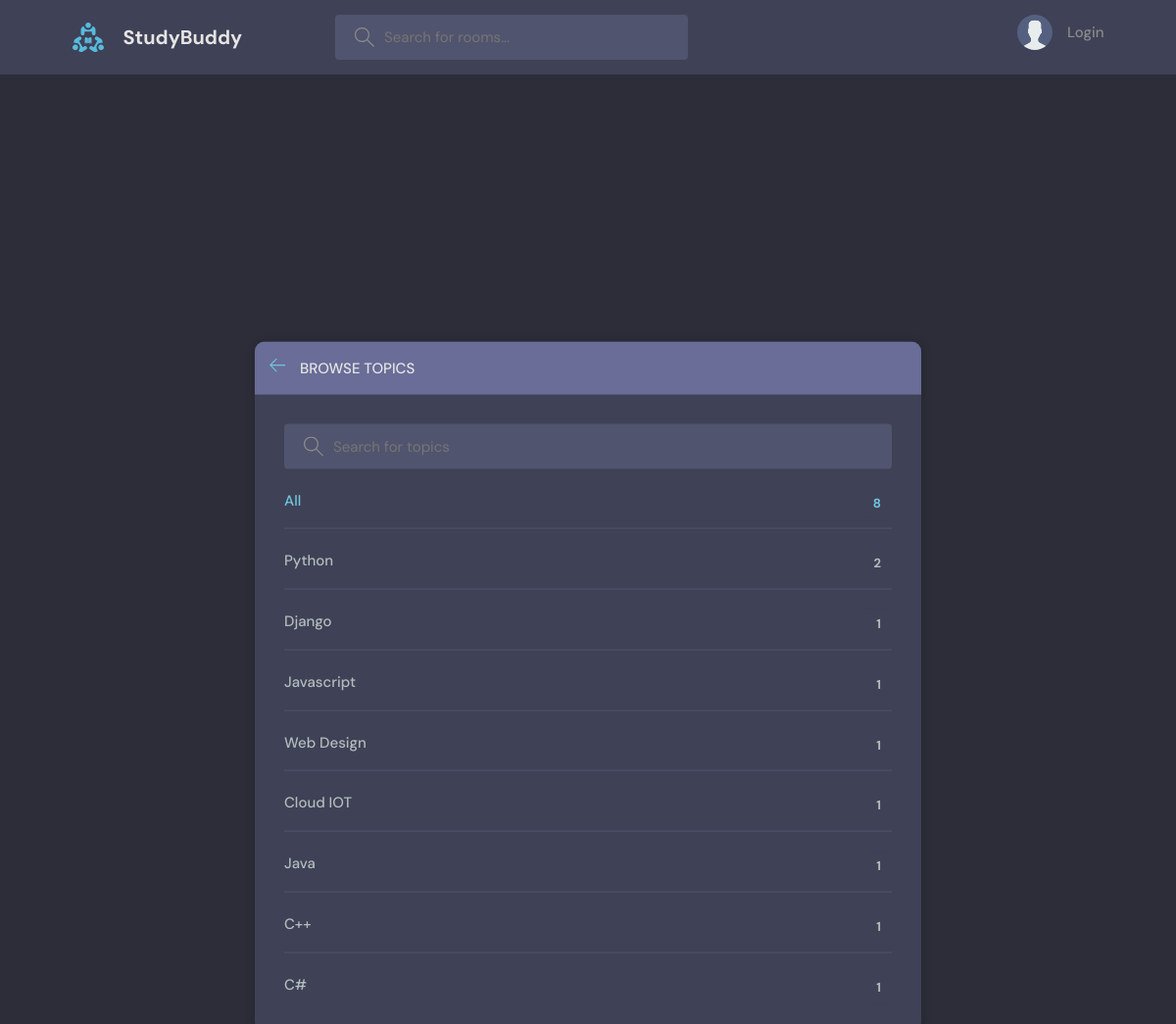
Page /topics/ on the committed database.
### base/models.py (models this page shows, shortened)
class Topic(models.Model):
    name = models.CharField(max_length=200)

### base/views.py (the view)
# urls.py: path('topics/', views.topicsPage, name="topics"),
def topicsPage(request):
    topics = Topic.objects.filter()
    context = {
        'topics': topics
    }
    return render(request, 'base/topics.html', context)

### base/templates/base/topics.html (shortened to what this page needs)
{% extends  'main.html' %}
{% block content %}
    <main class="create-room layout" style="height: 800px;">
      <div class="container">
        <div class="layout__box" style="margin: 150px 0 100px 0;">
          <div class="layout__boxHeader">
            <div class="layout__boxTitle">
              <a href="{% url 'home' %}">
                <svg version="1.1" xmlns="http://www.w3.org/2000/svg" width="32" height="32" viewBox="0 0 32 32">
                  <title>arrow-left</title>
                  <path
                    d="M13.723 2.286l-13.723 13.714 13.719 13.714 1.616-1.611-10.96-10.96h27.625v-2.286h-27.625l10.965-10.965-1.616-1.607z"
                  ></path>
                </svg>
              </a>
              <h3>Browse Topics</h3>
            </div>
          </div>
          <div class="topics-page layout__body">
            <form method="GET" action="" class="header__search">
              <label>
                <input placeholder="Search for topics" name="q"  />
              </label>
            </form>
            <ul class="topics__list">
              <li>
                <a href="{% url 'topics' %}" class="active">All <span>{{ topics.count }}</span></a>
              </li>
              {% for topic in topics %}
              <li>
                <a href="{% url 'home' %}?q={{topic.name}}">{{ topic.name }}<span>{{ topic.room_set.all.count }}</span></a>
              </li>
              {% endfor %}
            </ul>
          </div>
        </div>
      </div>
    </main>
{% endblock content %}

### static/styles/style.css (style rules this page uses)
:root { --color-main: #71c6dd; --color-main-light: #e1f6fb; --color-dark: #3f4156; --color-dark-medium: #51546e; --color-dark-light: #696d97; --color-light: #e5e5e5; --color-gray: #8b8b8b; --color-light-gray: #b2bdbd; --color-bg: #2d2d39; --color-success: #5dd693; --color-error: #fc4b0b; }
* { font-family: "DM Sans", -apple-system, BlinkMacSystemFont, "Segoe UI", Roboto, Oxygen, Ubuntu, Cantarell, "Open Sans", "Helvetica Neue", sans-serif; margin: 0; padding: 0; box-sizing: border-box; text-rendering: optimizeLegibility; font-size: inherit; }
html { font-size: 56.25%; }
@media only screen and (min-width: 1200px) { html { font-size: 62.5%; } }
body { line-height: 1.6; font-weight: 400; font-size: 1.5rem; color: var(--color-light-gray); background-color: var(--color-bg); min-height: 100vh; }
a { display: inline-block; color: var(--color-main); text-decoration: none; }
.container { max-width: 120rem; width: 90%; margin: auto; }
.header__search > label { background-color: var(--color-dark-medium); padding: 1.3rem 1rem; display: flex; align-items: center; gap: 1rem; border-radius: 4px; }
.header__search svg { fill: var(--color-gray); width: 2rem; height: 2rem; margin-left: 1rem; }
.header__search input { width: 30rem; background: transparent; border: none; outline: none; color: var(--color-light); }
.layout { margin-top: 2.4rem; }
.layout > .container { display: flex; justify-content: space-between; align-items: flex-start; }
.layout__box { width: 90%; max-width: 48rem; min-height: 40rem; position: absolute; top: 50%; left: 50%; transform: translate(-50%, -46%); background-color: var(--color-dark); border-radius: 1rem; box-shadow: 1px 1px 6px 3px rgba(0, 0, 0, 0.1); overflow: hidden; }
.layout__boxHeader { display: flex; padding: 1.5rem; background-color: var(--color-dark-light); }
.layout__boxTitle { display: flex; gap: 1.5rem; align-items: center; }
.layout__boxTitle h3 { text-transform: uppercase; font-weight: 500; color: var(--color-light); }
.layout__boxTitle svg { width: 1.6rem; height: 1.6rem; fill: var(--color-main); }
.layout__body { margin: 3rem; }
.topics__list { list-style: none; }
.topics__list li a { display: flex; justify-content: space-between; margin-bottom: 3rem; font-weight: 500; color: var(--color-light-gray); transition: all 0.3s ease-in-out; }
.topics__list li a.active, .topics__list li a:hover { color: var(--color-main); }
.topics__list li a span { padding: 0.5rem 1rem; background-color: var(--color-dark); border-radius: 3px; font-size: 1.3rem; font-weight: 700; letter-spacing: 1px; }
.topics-page .topics__list li:not(:last-child) a { margin: 2rem 0; padding-bottom: 1rem; text-decoration: none; border-bottom: 1px solid var(--color-dark-medium); }
.topics-page .header__search { display: block; }
.create-room.layout .layout__box { max-width: 68rem; }

### rows in the picture
Topic: name "Python", room_set.all.count "2"
Topic: name "Django", room_set.all.count "1"
Topic: name "Javascript", room_set.all.count "1"
Topic: name "Web Design", room_set.all.count "1"
Topic: name "Cloud IOT", room_set.all.count "1"
Topic: name "Java", room_set.all.count "1"
Topic: name "C++", room_set.all.count "1"
Topic: name "C#", room_set.all.count "1"

### other values in the picture
{{ topics.count }} "8"
